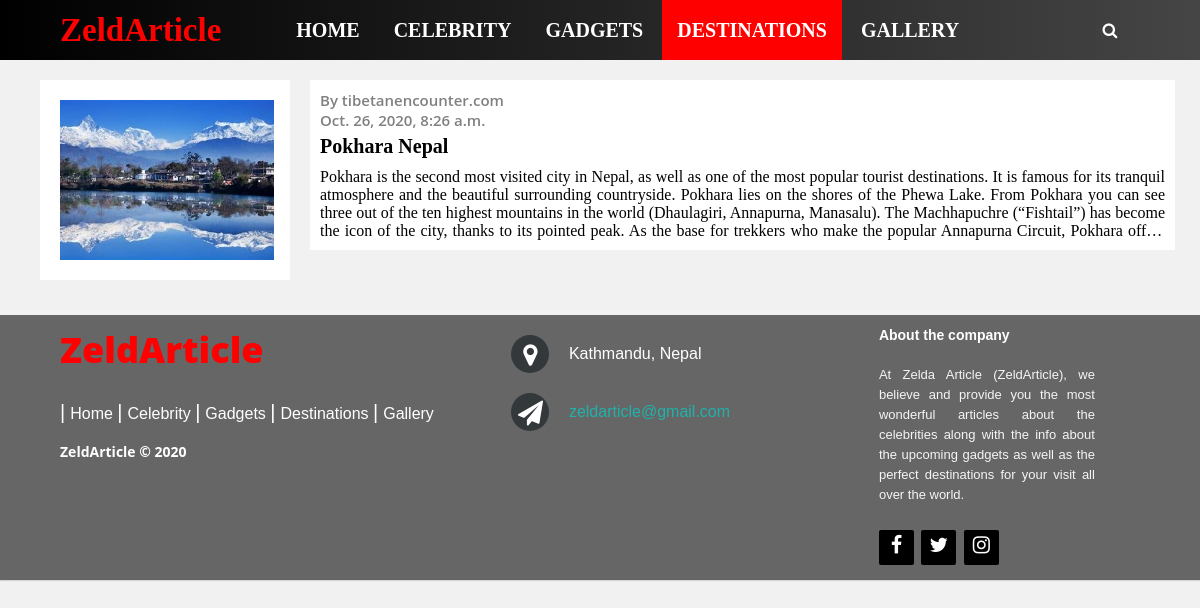
/destination, run on the app's committed database.
### Article/models.py (models this page shows, shortened)
class Article(models.Model):
    class CelebrityObject(models.Manager):
        def get_queryset(self):
            return super().get_queryset().filter(category='celebrity')
    class GadgetsObject(models.Manager):
        def get_queryset(self):
            return super().get_queryset().filter(category='gadgets')
    class DestinationsObject(models.Manager):
        def get_queryset(self):
            return super().get_queryset().filter(category='destinations')
    options =(
        ('celebrity','Celebrity'),
        ('gadgets','Gadgets'),
        ('destinations','Destinations'),
    )
    postedby = models.ForeignKey(User, on_delete=models.PROTECT, blank=True)
    author = models.CharField(max_length=50)
    date = models.DateTimeField(default=datetime.now, blank=False)
    category= models.CharField(max_length=15, choices=options, default='celibrity')
    heading = models.CharField(max_length=200)
    title1 = models.CharField(max_length=200, blank=False)
    title1_Description = models.TextField(blank=False)
    title2 = models.CharField(max_length=200, blank=False)
    title2_Description = models.TextField(blank=False)
    title3 = models.CharField(max_length=200, blank=False)
    title3_Description = models.TextField(blank=False)
    title4 = models.CharField(max_length=200, blank=True)
    title4_Description = models.TextField(blank=True)
    title5 = models.CharField(max_length=200, blank=True)
    title5_Description = models.TextField(blank=True)
    read = models.IntegerField(default=0)
    img1 =  models.ImageField(upload_to='Images')
    img2 =  models.ImageField(upload_to='Images')
    img3 =  models.ImageField(upload_to='Images')
    QuickFact1 = models.CharField(max_length=30, blank=False)
    QuickFact1Ans = models.CharField(max_length=50, blank=False)
    QuickFact2 = models.CharField(max_length=30, blank=False)
    QuickFact2Ans = models.CharField(max_length=50, blank=False)
    QuickFact3 = models.CharField(max_length=30, blank=False)
    QuickFact3Ans = models.CharField(max_length=50, blank=False)
    objects = models.Manager()# defualt Manager
    celebrityObjects = CelebrityObject() #Custom Manager
    gadgetsObjects = GadgetsObject()# custom Manager
    destinationsObject = DestinationsObject()# custom Manager
    class Meta:
        ordering = ('-date',)

### Article/views.py (the view)
# urls.py: path('destination',views.destination, name ='TourDestination'),
def destination(request):
    destinationObj = Article.destinationsObject.all()
    params = {'destinationObj':destinationObj}
    return render(request, 'destination.html', params)

### templates/article/destination.html (shortened to what this page needs)
{% extends 'base.html' %}
{% load static %}
{% block destinationactive %}active{% endblock %}
{% block css %}
<link rel="stylesheet" href="{% static 'css/blog01.css'%}">
{% endblock %}
{% block Body %}
{% for i in destinationObj %}
    <div class="row">
        <div class="leftcolumn">
            <div class="cards">
                <div class="column">
                    <div class="card">
                        <div class="img">
                            <img src="/media/{{i.img1}}">
                        </div>
                    </div>
                </div>
            </div>
        </div>
        <div class="rightcolumn">
            <div class="cards">
                <div class="top-text">
                    <p> By {{i.author}} </p>
                    <p> {{i.date}} </p>
                    <div class="name">
                        <a href="article{{i.id}}">{{i.heading}} </a>
                    </div>
                </div>
                <div class="bottom-text">
                    <div class="desc">
                        {{i.title1_Description}}
                    </div>
                </div>
            </div>
        </div>
    </div>
{% endfor%}
{% endblock %}

### static/css/base1.css (style rules this page uses)
* { margin: 0; padding: 0; box-sizing: border-box; }
body { background-color: #f1f1f1; font-family: 'Open Sans' sans-serif; }

### static/css/blog01.css (style rules this page uses)
.leftcolumn { float: left; width: 25%; height: 100%; padding: 0px 10px 15px 40px; }
.rightcolumn { float: left; width: 75%; height: 100%; padding: 0px 25px 20px 10px; }
.row:after { content: ""; display: table; clear: both; }
.cards:after { content: ""; display: table; clear: both; }
.cards { background-color: white; padding: 10px; margin-top: 20px; }
.column { float: left; width: 50%; padding: 0; margin-bottom: 10px; }
.card { height: 150px; max-width: 450px; margin: 10px 10px; text-align: center; box-shadow: 1px 1px 2px rgba(0,0,0,0.2); }
.card .img { height: 160px; width: 225%; }
.card .img img { height: 100%; width: 100%; object-fit: cover; }
.top-text .name { font-size: 20px; font-weight: 600; color: #202020; padding-top: 5px; }
.top-text .name a { text-decoration: none; color: black; }
.top-text p { font-size: 15px; font-weight: 600; color: grey; line-height: 20px; font-family: 'Open Sans', cursive; }
.bottom-text .desc { text-align: justify; padding-top: 10px; overflow: hidden; display:-webkit-box; -webkit-box-orient: vertical; -webkit-line-clamp: 4; }

### data on the page
Article: img1 (picture), author "tibetanencounter.com", date "Oct. 26, 2020, 8:26 a.m.", heading "Pokhara Nepal", title1_Description "Pokhara is the second most visited city in Nepal, as well as one of the most popular tourist destinations. It is famous for its tranquil atmosphere and the beautiful surrounding countryside. Pokhara lies on the shores of the Phewa Lake. From Pokhara you can see three out of the ten highest mountains in the world (Dhaulagiri, Annapurna, Manasalu). The Machhapuchre (“Fishtail”) has become the icon of the city, thanks to its pointed peak. As the base for trekkers who make the popular Annapurna Circuit, Pokhara…"
